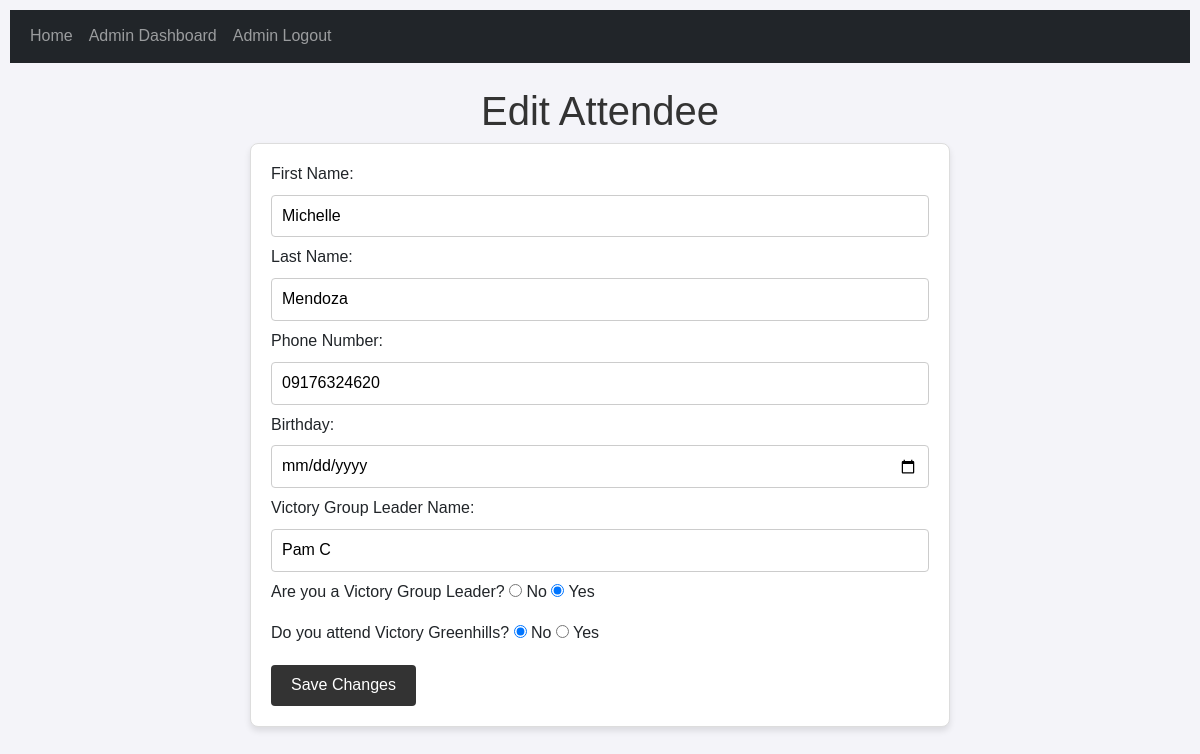
Screenshot of /admin_dashboard/edit_attendee/10 (signed in) with the database file from the repository.
### tables this page shows
CREATE TABLE attendees (
id INTEGER PRIMARY KEY AUTOINCREMENT,
first_name TEXT NOT NULL,
last_name TEXT NOT NULL,
phone_number TEXT,
birthday TEXT,
is_victory_group_leader BOOLEAN,
group_leader_name TEXT,
attending_greenhills BOOLEAN,
service_time TEXT
);

### app.py (the view, shortened to what this page needs)
@app.route("/admin_dashboard/edit_attendee/<int:attendee_id>", methods=["GET", "POST"])
def edit_attendee(attendee_id):
    conn = sqlite3.connect('checkin.db')
    cursor = conn.cursor()
    cursor.execute("SELECT * FROM attendees WHERE id = ?", (attendee_id,))
    attendee = cursor.fetchone()
    conn.close()
    formatted_birthday = attendee[4]  # assuming the birthday is in YYYY-MM-DD format
    return render_template("edit_attendee.html", attendee=attendee, formatted_birthday=formatted_birthday)

### templates/edit_attendee.html (shortened to what this page needs)
{% extends 'base.html' %}
{% block content %}
    <head>
        <link rel="stylesheet" href="https://cdn.jsdelivr.net/npm/flatpickr/dist/flatpickr.min.css">
    </head>
<body>
    <h1>Edit Attendee</h1>
    <form method="POST">
        First Name: <input type="text" name="first_name" value="{{ attendee[1] }}" required><br>
        Last Name: <input type="text" name="last_name" value="{{ attendee[2] }}" required><br>
        Phone Number: <input type="text" name="phone_number" value="{{ attendee[3] }}"><br>
        Birthday: <input type="date" name="birthday" value="{{ formatted_birthday }}"><br>
        Victory Group Leader Name: <input type="text" name="group_leader_name" value="{{ attendee[6] }}"><br>
        Are you a Victory Group Leader?
        <input type="radio" name="is_victory_group_leader" value="no" {% if not attendee[5] %}checked{% endif %}> No
        <input type="radio" name="is_victory_group_leader" value="yes" {% if attendee[5] %}checked{% endif %}> Yes<br><br>
        Do you attend Victory Greenhills?
        <input type="radio" name="attending_greenhills" value="no" onchange="toggleServiceTimes(false)" {% if not attendee[7] %}checked{% endif %}> No
        <input type="radio" name="attending_greenhills" value="yes" onchange="toggleServiceTimes(true)" {% if attendee[7] %}checked{% endif %}> Yes
        <br><br>
        <button type="submit">Save Changes</button>
    </form>
</body>
{% endblock %}

### static/styles.css (style rules this page uses)
body { font-family: 'Futura', sans-serif; background-color: #f4f4f9; margin: 0; padding: 10px; line-height: 1.3; }
h1 { color: #333; text-align: center; }
form { max-width: 700px; margin: 0 auto; padding: 20px; background: #fff; border: 1px solid #ddd; border-radius: 8px; box-shadow: 0 4px 6px rgba(0, 0, 0, 0.1); }
input[type="text"], input[type="date"], input[type="password"], select { width: 100%; padding: 10px; margin: 10px 0; border: 1px solid #ccc; border-radius: 4px; }
button { background-color: #333; color: white; border: none; padding: 10px 20px; border-radius: 4px; cursor: pointer; }

### rows the page displays
attendees: first_name "Michelle", last_name "Mendoza", phone_number "09176324620", group_leader_name "Pam C", is_victory_group_leader "☑", attending_greenhills "☑"
